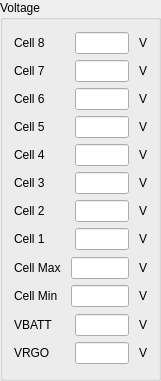
    <widget class="QGroupBox" name="groupBox_9">
     <property name="geometry">
      <rect>
       <x>760</x>
       <y>20</y>
       <width>161</width>
       <height>381</height>
      </rect>
     </property>
     <property name="title">
      <string>Voltage</string>
     </property>
     <layout class="QGridLayout" name="gridLayout_17">
      <item row="1" column="1">
       <layout class="QGridLayout" name="gridLayout_22">
        <property name="horizontalSpacing">
         <number>10</number>
        </property>
        <item row="0" column="0">
         <widget class="QLabel" name="label_127">
          <property name="text">
           <string>Cell Max</string>
          </property>
         </widget>
        </item>
        <item row="0" column="1">
         <widget class="QLineEdit" name="vcellMaxLineEdit"/>
        </item>
        <item row="1" column="2">
         <widget class="QLabel" name="label_126">
          <property name="text">
           <string>V</string>
          </property>
         </widget>
        </item>
        <item row="0" column="2">
         <widget class="QLabel" name="label_128">
          <property name="text">
           <string>V</string>
          </property>
         </widget>
        </item>
        <item row="1" column="1">
         <widget class="QLineEdit" name="vcellMinLineEdit"/>
        </item>
        <item row="1" column="0">
         <widget class="QLabel" name="label_129">
          <property name="text">
           <string>Cell Min</string>
          </property>
         </widget>
        </item>
       </layout>
      </item>
      <item row="0" column="1">
       <layout class="QGridLayout" name="gridLayout_21">
        <property name="horizontalSpacing">
         <number>10</number>
        </property>
        <item row="3" column="0">
         <widget class="QLabel" name="label_100">
          <property name="text">
           <string>Cell 5</string>
          </property>
         </widget>
        </item>
        <item row="6" column="1">
         <widget class="QLineEdit" name="vcell2LineEdit"/>
        </item>
        <item row="2" column="0">
         <widget class="QLabel" name="label_101">
          <property name="text">
           <string>Cell 6</string>
          </property>
         </widget>
        </item>
        <item row="3" column="1">
         <widget class="QLineEdit" name="vcell5LineEdit"/>
        </item>
        <item row="1" column="2">
         <widget class="QLabel" name="label_102">
          <property name="text">
           <string>V</string>
          </property>
         </widget>
        </item>
        <item row="7" column="0">
         <widget class="QLabel" name="label_103">
          <property name="text">
           <string>Cell 1</string>
          </property>
         </widget>
        </item>
        <item row="4" column="0">
         <widget class="QLabel" name="label_104">
          <property name="text">
           <string>Cell 4</string>
          </property>
         </widget>
        </item>
        <item row="2" column="1">
         <widget class="QLineEdit" name="vcell6LineEdit"/>
        </item>
        <item row="5" column="1">
         <widget class="QLineEdit" name="vcell3LineEdit"/>
        </item>
        <item row="0" column="0">
         <widget class="QLabel" name="label_105">
          <property name="text">
           <string>Cell 8      </string>
          </property>
         </widget>
        </item>
        <item row="6" column="0">
         <widget class="QLabel" name="label_106">
          <property name="text">
           <string>Cell 2</string>
          </property>
         </widget>
        </item>
        <item row="7" column="1">
         <widget class="QLineEdit" name="vcell1LineEdit"/>
        </item>
        <item row="0" column="2">
         <widget class="QLabel" name="label_107">
          <property name="text">
           <string>V</string>
          </property>
         </widget>
        </item>
        <item row="4" column="2">
         <widget class="QLabel" name="label_114">
          <property name="text">
           <string>V</string>
          </property>
         </widget>
        </item>
        <item row="3" column="2">
         <widget class="QLabel" name="label_115">
          <property name="text">
           <string>V</string>
          </property>
         </widget>
        </item>
        <item row="2" column="2">
         <widget class="QLabel" name="label_117">
          <property name="text">
           <string>V</string>
          </property>
         </widget>
        </item>
        <item row="5" column="2">
         <widget class="QLabel" name="label_118">
          <property name="text">
           <string>V</string>
          </property>
         </widget>
        </item>
        <item row="1" column="0">
         <widget class="QLabel" name="label_119">
          <property name="text">
           <string>Cell 7</string>
          </property>
         </widget>
        </item>
        <item row="5" column="0">
         <widget class="QLabel" name="label_120">
          <property name="text">
           <string>Cell 3</string>
          </property>
         </widget>
        </item>
        <item row="0" column="1">
         <widget class="QLineEdit" name="vcell8LineEdit"/>
        </item>
        <item row="6" column="2">
         <widget class="QLabel" name="label_124">
          <property name="text">
           <string>V</string>
          </property>
         </widget>
        </item>
        <item row="4" column="1">
         <widget class="QLineEdit" name="vcell4LineEdit"/>
        </item>
        <item row="7" column="2">
         <widget class="QLabel" name="label_125">
          <property name="text">
           <string>V</string>
          </property>
         </widget>
        </item>
        <item row="1" column="1">
         <widget class="QLineEdit" name="vcell7LineEdit"/>
        </item>
       </layout>
      </item>
      <item row="2" column="1">
       <layout class="QGridLayout" name="gridLayout_23">
        <property name="horizontalSpacing">
         <number>10</number>
        </property>
        <item row="1" column="2">
         <widget class="QLabel" name="label_130">
          <property name="text">
           <string>V</string>
          </property>
         </widget>
        </item>
        <item row="0" column="0">
         <widget class="QLabel" name="label_131">
          <property name="text">
           <string>VBATT    </string>
          </property>
         </widget>
        </item>
        <item row="0" column="1">
         <widget class="QLineEdit" name="vcellBattLineEdit"/>
        </item>
        <item row="0" column="2">
         <widget class="QLabel" name="label_132">
          <property name="text">
           <string>V</string>
          </property>
         </widget>
        </item>
        <item row="1" column="0">
         <widget class="QLabel" name="label_133">
          <property name="text">
           <string>VRGO</string>
          </property>
         </widget>
        </item>
        <item row="1" column="1">
         <widget class="QLineEdit" name="vcellVrgoLineEdit"/>
        </item>
       </layout>
      </item>
     </layout>
    </widget>
